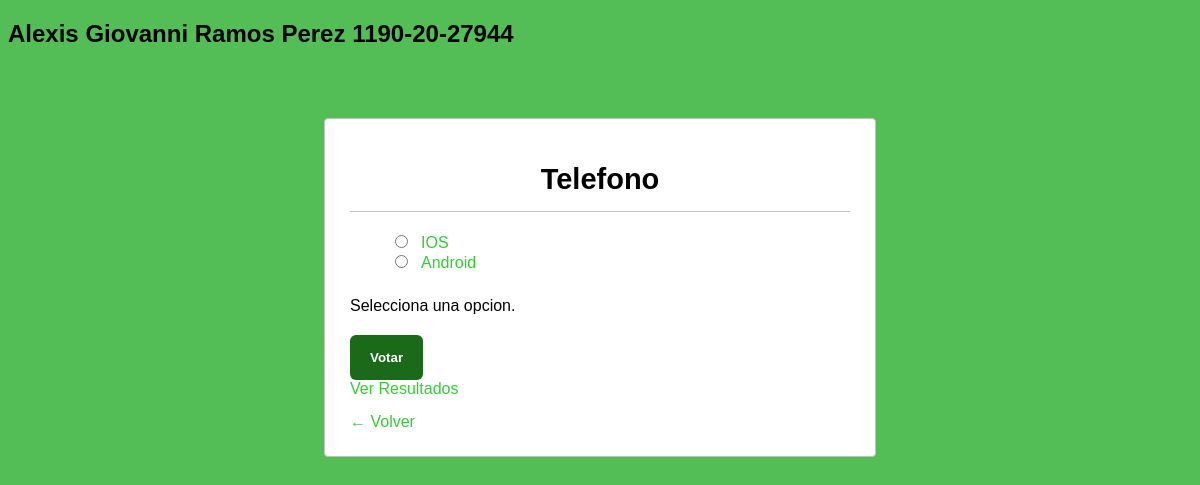
Page /encuesta.php?id=9 on the committed database.
### tables this page shows
CREATE TABLE opciones (
    id INTEGER PRIMARY KEY AUTOINCREMENT,
    id_encuesta INTEGER NOT NULL,
    nombre TEXT NOT NULL,
    valor INTEGER NOT NULL
);

CREATE TABLE "encuestas" (
	"id"	INTEGER,
	"titulo"	TEXT NOT NULL,
	"fecha"	DATE NOT NULL,
	PRIMARY KEY("id" AUTOINCREMENT)
);

### encuesta.php (the view, shortened to what this page needs)
<?php
$dbFile = 'encuestas.db';
$conex = new SQLite3($dbFile);
$id = $_GET['id'];
?>
<!DOCTYPE HTML>
<html lang="en-US">
<head>
    <link rel="stylesheet" href="estilos.css">
</head>
<body>
<div><h2>Alexis Giovanni Ramos Perez 1190-20-27944</h2></div>
<div class="wrap">
    <form action="" method="post">
        <?php
        $aux = 0;
        $sql = "SELECT a.titulo as titulo, a.fecha as fecha, b.id as id, b.nombre as nombre, b.valor as valor FROM encuestas a INNER JOIN opciones b ON a.id = b.id_encuesta WHERE a.id = " . $id;
        $stmt = $conex->prepare($sql);
        $result = $stmt->execute();
        while ($row = $result->fetchArray(SQLITE3_ASSOC)) {
            if ($aux == 0) {
                echo '<h1>' . $row['titulo'] . '</h1>';
                echo '<ul class="votacion">';
                $aux = 1;
            }
            echo '<li><label><input name="valor" type="radio" value="' . $row['id'] . '"><span>' . $row['nombre'] . '</span></label></li>';
        }
        echo '</ul>';
        if (!isset($_POST['valor'])) {
            echo "<div class='error'>Selecciona una opcion.</div>";
        }
        echo '<input name="votar" type="submit" value="Votar" class="votar">';
        echo '<a href="resultado.php?id=' . $id . '" class="resultado">Ver Resultados</a>';
        echo '<a href="index.php" class="volver">← Volver</a>';
        ?>
    </form>
</div>
</body>
</html>

### estilos.css (style rules this page uses)
body { background: #53be55; font-family: Arial, sans-serif; }
a { text-decoration: none; color: #35cc35; }
.wrap { padding: 25px; margin: 0 auto; width: 500px; background: #ffffff; border-radius: 4px; margin-top: 70px; border: 1px solid #bdc3c7; }
h1 { margin-bottom: 20px; font-size: 29px; border-bottom: 1px solid #bdc3c7; padding-bottom: 15px; text-align: center; color: #000000; }
form > div { margin-bottom: 20px; }
form label { display: block; color: #35cc35; }
form input[type="submit"] { padding: 15px 20px; background: #1a6a1a; border: 0; display: block; font-weight: bold; color: white; border-radius: 6px; cursor: pointer; }
ul.votacion { margin-bottom: 25px; list-style: none; }
.votacion li span { margin-left: 10px; }
.volver { display: block; padding-top: 15px; clear: both; color: #35cc35; }

### rows in the picture
opciones: id_encuesta.titulo "Telefono", nombre "IOS"
opciones: nombre "Android"
